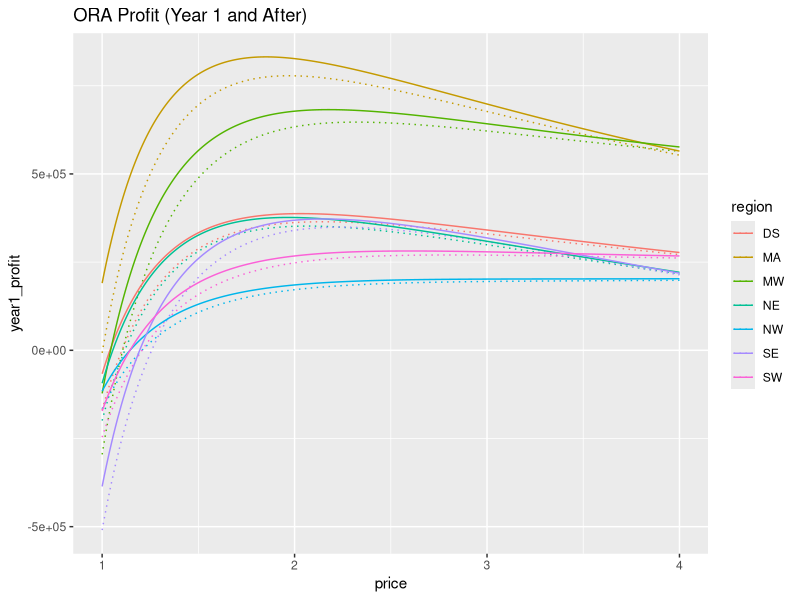
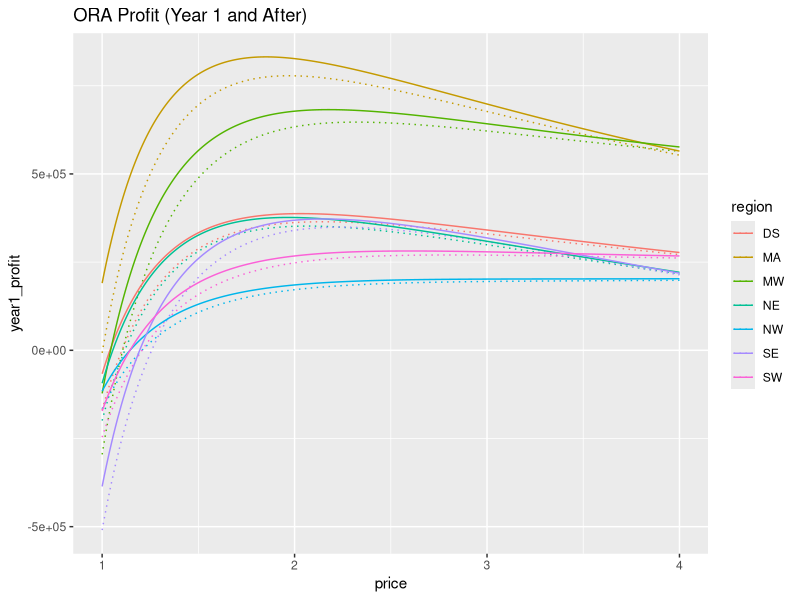

Generate these figures, in order, with R: (Note: this script raises an error after producing the figures.)
library(ggplot2)
library(dplyr)

all.predicted.demands <- read.csv('all_predicted_demands.csv',
    stringsAsFactors=FALSE)
ora.df <- all.predicted.demands[all.predicted.demands$product == 'ORA',]

# ORA
ora.df <- ora.df %>%
    mutate(revenue=2000 * price * predicted_demand,
           weekly_demand = predicted_demand)

s35.grove.dist <- 266
s51.grove.dist <- 967
s59.grove.dist <- 176
s73.grove.dist <- 1470
ora.df$grove_dist <- c(rep(s51.grove.dist, 903),
                       rep(s73.grove.dist, 301),
                       rep(s35.grove.dist, 301),
                       rep(s59.grove.dist, 602))

# We have 301 rows per region (in the order NE, MA, SE, MW, DS, NW, SW)
region.storage <- read.csv('region_storage_dists_opt.csv')
ora.df$storage_dist <- c(rep(479.1429, 301),
                         rep(286.7647, 301),
                         rep(712.1667, 301),
                         rep(368.5909, 301),
                         rep(413.3750, 301),
                         rep(659.1250, 301),
                         rep(659, 301))
ora.df$weekly_transp_cost <- ora.df$weekly_demand *
  (0.22 * ora.df$grove_dist + 1.2 * ora.df$storage_dist)

# Also include cost to buy capacity and maintain necessary
# storage. There's a one-time upgrade cost and an every-year
# maintenance. Divide the one-time cost by 48 to "week-ize" it.
ora.df$weekly_storage_build <- 6000 * ora.df$weekly_demand / 48
ora.df$weekly_storage_maint <- (650 * ora.df$weekly_demand) / 48
# ^ Note that we do not account for the 7.5m * 4 because it will
# be present at every price (add in at end).

# Finally, include the raw material cost (spot purchase of ORA).
# We use our mean belief for each grove's spot purchase price.
# (FLA x 36, FLA x 12, TEX x 12, CAL x 24) is the vectoring.
# Average over months for now, disregarding seasonality -- also,
# no need to factor in exchange rates for now, assume we buy from
# FLA, not FLA / BRA / SPA.

cwd <- getwd()
setwd('..') # move up one directory
mean.raw.price.beliefs <- read.csv(
    'beliefs/raw_price_beliefs_mean.csv')
setwd(cwd)

mean.over.months <- mean.raw.price.beliefs %>%
    group_by(grove) %>%
    summarise(mean_month=mean(price))
ora.df$raw_material_cost <- ora.df$weekly_demand * 2000 * c(
    rep(mean.over.months[mean.over.months$grove == 'FLA', ]$mean_month,
        4 * 301),
    rep(mean.over.months[mean.over.months$grove == 'TEX', ]$mean_month,
        301),
    rep(mean.over.months[mean.over.months$grove == 'CAL', ]$mean_month,
        2 * 301))

# Note: this "profit" is for the first year, actual profit
# should be even higher in later years when we don't have the
# capacity cost.
ora.df$year1_profit <- ora.df$revenue - (ora.df$weekly_transp_cost +
    ora.df$weekly_storage_build + ora.df$weekly_storage_maint +
    ora.df$raw_material_cost)
ora.df$profit <- ora.df$revenue - (ora.df$weekly_transp_cost +
    ora.df$weekly_storage_maint +
    ora.df$raw_material_cost)
ggplot(ora.df, aes(x=price, colour=region)) +
    geom_line(aes(y=year1_profit), linetype='dotted') +
    geom_line(aes(y=profit)) +
    ggtitle('ORA Profit (Year 1 and After)')
ggsave('profit_curves/ora_profit.png', width=10, height=6)

ora.profit.max <- ora.df %>% group_by(region) %>%
    filter(profit == max(profit))
write.csv(ora.profit.max, file='profit_csvs/ora_max_profit.csv',
          quote=FALSE, row.names=FALSE)


# POJ
poj.df <- all.predicted.demands[all.predicted.demands$product == 'POJ',]
poj.df <- poj.df %>%
    mutate(revenue=2000 * price * predicted_demand,
           weekly_demand = predicted_demand)

# Add storage to market distances
poj.df$storage_dist <- c(rep(479.1429, 301),
                         rep(286.7647, 301),
                         rep(712.1667, 301),
                         rep(368.5909, 301),
                         rep(413.3750, 301),
                         rep(659.1250, 301),
                         rep(659, 301))

# Instead of grove to storage, now we have grove to plant and
# plant to storage distances.  We can make similar "efficiency"
# assumptions, where P2->S35, P3->S51, P5->S59, P9->S73.
# We'll ship raw ORA from TEX->P2, CAL->P5, FLA->P3, FLA->P9.

# TEX->P2 = 381
# CAL->P5 = 351
# FLA->P3 = 773
# FLA->P9 = 1528
poj.df$g_p_dist <- c(rep(773, 903),
                     rep(1528, 301),
                     rep(381, 301),
                     rep(351, 602))

# P2 -> S35 = 140
# P3 -> S51 = 317
# P5 -> S59 = 393
# P9 -> S73 = 98
poj.df$p_s_dist <- c(rep(317, 903),
                     rep(98, 301),
                     rep(140, 301),
                     rep(393, 602))

# For tanker car cost, we need to calculate how many tanker
# cars the given demand would require, multiply by its purchase
# cost, and then add the weekly traveling cost.  We'll spread the
# one time purchase cost over weeks by dividing it by 48.
poj.df$num_tanker_cars_needed <- 2 * poj.df$weekly_demand / 30
poj.df$tanker_car_weekly_purchase_cost <- 
    poj.df$num_tanker_cars_needed * 100000 / 48
poj.df$tanker_car_weekly_travel_cost <- 36 *
    0.5 * poj.df$num_tanker_cars_needed * poj.df$p_s_dist
poj.df$tanker_car_weekly_hold_cost <- 10 *
    0.5 * poj.df$num_tanker_cars_needed

poj.df$g_p_weekly_cost <- 0.22 * poj.df$weekly_demand * poj.df$g_p_dist
poj.df$storage_market_weekly_cost <- 1.2 * poj.df$weekly_demand *
    poj.df$storage_dist

# Also include cost to buy capacity and maintain necessary
# processing. There's a one-time upgrade cost and an every-year
# maintenance. Divide the one-time cost by 48 to "week-ize" it.
poj.df$weekly_proc_build <- 8000 * poj.df$weekly_demand / 48
poj.df$weekly_proc_maint <- (2500 * poj.df$weekly_demand) / 48
# Note that we do not add in the $8m * 4 processing maintenance,
# because it will be there for all prices (and we're 2x-counting it
# for the other products)
poj.df$weekly_storage_build <- 6000 * poj.df$weekly_demand / 48
poj.df$weekly_storage_maint <- (650 * poj.df$weekly_demand) / 48

poj.df$manufacturing_cost <- 2000 * poj.df$weekly_demand

# Add in raw material cost
poj.df$raw_material_cost <- poj.df$weekly_demand * 2000 * c(
    rep(mean.over.months[mean.over.months$grove == 'FLA', ]$mean_month,
        4 * 301),
    rep(mean.over.months[mean.over.months$grove == 'TEX', ]$mean_month,
        301),
    rep(mean.over.months[mean.over.months$grove == 'CAL', ]$mean_month,
        2 * 301))


poj.df$year1_profit <- poj.df$revenue - (
    poj.df$tanker_car_weekly_purchase_cost +
    poj.df$tanker_car_weekly_travel_cost +
    poj.df$tanker_car_weekly_hold_cost +
    poj.df$g_p_weekly_cost +
    poj.df$storage_market_weekly_cost +
    poj.df$manufacturing_cost +
    poj.df$weekly_proc_build +
    poj.df$weekly_proc_maint +
    poj.df$raw_material_cost +
    poj.df$weekly_storage_build +
    poj.df$weekly_storage_maint)
poj.df$profit <- poj.df$year1_profit + (
     poj.df$tanker_car_weekly_purchase_cost +
     poj.df$weekly_proc_build +
     poj.df$weekly_storage_build
     )
ggplot(poj.df, aes(x=price, colour=region)) +
    geom_line(aes(y=year1_profit), linetype='dotted') +
    geom_line(aes(y=profit)) +
    ggtitle('POJ Profit (Year 1 and After)')
ggsave('profit_curves/poj_profit.png', width=10, height=6)

poj.profit.max <- poj.df %>% group_by(region) %>%
    filter(profit == max(profit))
write.csv(poj.profit.max, file='profit_csvs/poj_max_profit.csv',
          quote=FALSE, row.names=FALSE)


# ROJ
roj.df <- all.predicted.demands[all.predicted.demands$product == 'ROJ',]
roj.df <- roj.df %>%
    mutate(revenue=2000 * price * predicted_demand,
           weekly_demand = predicted_demand)

# Add storage to market distances
roj.df$storage_dist <- c(rep(479.1429, 301),
                         rep(286.7647, 301),
                         rep(712.1667, 301),
                         rep(368.5909, 301),
                         rep(413.3750, 301),
                         rep(659.1250, 301),
                         rep(659, 301))

# Instead of grove to storage, now we have grove to plant and
# plant to storage distances.  We can make similar "efficiency"
# assumptions, where P2->S35, P3->S51, P5->S59, P9->S73.
# We'll ship raw ORA from TEX->P2, CAL->P5, FLA->P3, FLA->P9.

# TEX->P2 = 381
# CAL->P5 = 351
# FLA->P3 = 773
# FLA->P9 = 1528
roj.df$g_p_dist <- c(rep(773, 903),
                     rep(1528, 301),
                     rep(381, 301),
                     rep(351, 602))

# P2 -> S35 = 140
# P3 -> S51 = 317
# P5 -> S59 = 393
# P9 -> S73 = 98

roj.df$p_s_dist <- c(rep(317, 903),
                     rep(98, 301),
                     rep(140, 301),
                     rep(393, 602))
# For tanker car cost, we need to calculate how many tanker
# cars the given demand would require, multiply by its purchase
# cost, and then add the weekly traveling cost.  We'll spread the
# one time purchase cost over weeks by dividing it by 48.
roj.df$num_tanker_cars_needed <- 2 * roj.df$weekly_demand / 30
roj.df$tanker_car_weekly_purchase_cost <- 
    roj.df$num_tanker_cars_needed * 100000 / 48
roj.df$tanker_car_weekly_travel_cost <- 36 *
    0.5 * roj.df$num_tanker_cars_needed * roj.df$p_s_dist
roj.df$tanker_car_weekly_hold_cost <- 10 *
    0.5 * roj.df$num_tanker_cars_needed

roj.df$g_p_weekly_cost <- 0.22 * roj.df$weekly_demand * roj.df$g_p_dist
roj.df$storage_market_weekly_cost <- 1.2 * roj.df$weekly_demand *
    roj.df$storage_dist

roj.df$weekly_storage_build <- 6000 * roj.df$weekly_demand / 48
roj.df$weekly_storage_maint <- (650 * roj.df$weekly_demand) / 48
roj.df$weekly_proc_build <- 8000 * roj.df$weekly_demand / 48
roj.df$weekly_proc_maint <- (2500 * roj.df$weekly_demand) / 48

# Reconstitution cost
roj.df$reconstitution_cost <- 650 * roj.df$weekly_demand

# Add in raw material cost
roj.df$raw_material_cost <- roj.df$weekly_demand * 2000 * c(
    rep(mean.over.months[mean.over.months$grove == 'FLA', ]$mean_month,
        4 * 301),
    rep(mean.over.months[mean.over.months$grove == 'TEX', ]$mean_month,
        301),
    rep(mean.over.months[mean.over.months$grove == 'CAL', ]$mean_month,
        2 * 301))

# Also, add in manufacturing cost of FCOJ because we need to make
# FCOJ to get ROJ (assume no futures).
roj.df$manufacturing_cost <- 2000 * roj.df$weekly_demand

roj.df$year1_profit <- roj.df$revenue - (
    roj.df$tanker_car_weekly_purchase_cost +
    roj.df$tanker_car_weekly_travel_cost +
    roj.df$tanker_car_weekly_hold_cost +
    roj.df$g_p_weekly_cost +
    roj.df$storage_market_weekly_cost +
    roj.df$manufacturing_cost +
    roj.df$reconstitution_cost +
    roj.df$weekly_proc_build +
    roj.df$weekly_proc_maint +
    roj.df$raw_material_cost +
    roj.df$weekly_storage_build +
    roj.df$weekly_storage_maint)
roj.df$profit <- roj.df$year1_profit + (
     roj.df$tanker_car_weekly_purchase_cost +
     roj.df$weekly_proc_build +
     roj.df$weekly_storage_build
     )
ggplot(roj.df, aes(x=price, y=profit, colour=region)) +
    geom_line(aes(y=year1_profit), linetype='dotted') +
    geom_line(aes(y=profit)) +
    ggtitle('ROJ Profit (Year 1 and After)')
ggsave('profit_curves/roj_profit.png', width=10, height=6)

roj.profit.max <- roj.df %>% group_by(region) %>%
    filter(profit == max(profit))
write.csv(roj.profit.max, file='profit_csvs/roj_max_profit.csv',
          quote=FALSE, row.names=FALSE)


# FCOJ
#### 
# Note this assumes we manufacture the FCOJ
####
fcoj.df <- all.predicted.demands[all.predicted.demands$product == 'FCOJ',]
fcoj.df <- fcoj.df %>%
    mutate(revenue=2000 * price * predicted_demand,
           weekly_demand = predicted_demand)

# Add storage to market distances
fcoj.df$storage_dist <- c(rep(479.1429, 301),
                         rep(286.7647, 301),
                         rep(712.1667, 301),
                         rep(368.5909, 301),
                         rep(413.3750, 301),
                         rep(659.1250, 301),
                         rep(659, 301))

# Instead of grove to storage, now we have grove to plant and
# plant to storage distances.  We can make similar "efficiency"
# assumptions, where P2->S35, P3->S51, P5->S59, P9->S73.
# We'll ship raw ORA from TEX->P2, CAL->P5, FLA->P3, FLA->P9.

# TEX->P2 = 381
# CAL->P5 = 351
# FLA->P3 = 773
# FLA->P9 = 1528
fcoj.df$g_p_dist <- c(rep(773, 903),
                     rep(1528, 301),
                     rep(381, 301),
                     rep(351, 602))

# P2 -> S35 = 140
# P3 -> S51 = 317
# P5 -> S59 = 393
# P9 -> S73 = 98

fcoj.df$p_s_dist <- c(rep(317, 903),
                     rep(98, 301),
                     rep(140, 301),
                     rep(393, 602))
# For tanker car cost, we need to calculate how many tanker
# cars the given demand would require, multiply by its purchase
# cost, and then add the weekly traveling cost.  We'll spread the
# one time purchase cost over weeks by dividing it by 48.
fcoj.df$num_tanker_cars_needed <- fcoj.df$weekly_demand / 30
fcoj.df$tanker_car_weekly_purchase_cost <- 
    fcoj.df$num_tanker_cars_needed * 100000 / 48
fcoj.df$tanker_car_weekly_travel_cost <- 36 *
    fcoj.df$num_tanker_cars_needed * fcoj.df$p_s_dist

fcoj.df$g_p_weekly_cost <- 0.22 * fcoj.df$weekly_demand * fcoj.df$g_p_dist
fcoj.df$storage_market_weekly_cost <- 1.2 * fcoj.df$weekly_demand *
    fcoj.df$storage_dist

fcoj.df$weekly_proc_build <- 8000 * fcoj.df$weekly_demand / 48
fcoj.df$weekly_proc_maint <- (2500 * fcoj.df$weekly_demand) / 48
fcoj.df$weekly_storage_build <- 6000 * fcoj.df$weekly_demand / 48
fcoj.df$weekly_storage_maint <- (650 * fcoj.df$weekly_demand) / 48

fcoj.df$manufacturing_cost <- 2000 * fcoj.df$weekly_demand

fcoj.df$raw_material_cost <- fcoj.df$weekly_demand * 2000 * c(
    rep(mean.over.months[mean.over.months$grove == 'FLA', ]$mean_month,
        4 * 301),
    rep(mean.over.months[mean.over.months$grove == 'TEX', ]$mean_month,
        301),
    rep(mean.over.months[mean.over.months$grove == 'CAL', ]$mean_month,
        2 * 301))

fcoj.df$year1_profit <- fcoj.df$revenue - (fcoj.df$tanker_car_weekly_purchase_cost +
    fcoj.df$tanker_car_weekly_travel_cost +
    fcoj.df$g_p_weekly_cost + fcoj.df$storage_market_weekly_cost +
    fcoj.df$manufacturing_cost +
    fcoj.df$weekly_proc_build +
    fcoj.df$weekly_proc_maint +
    fcoj.df$raw_material_cost +
    fcoj.df$weekly_storage_build +
    fcoj.df$weekly_storage_maint)
fcoj.df$profit <- fcoj.df$year1_profit + fcoj.df$weekly_proc_build +
    fcoj.df$weekly_storage_build
ggplot(fcoj.df, aes(x=price, y=profit, colour=region)) +
    geom_line(aes(y=year1_profit), linetype='dotted') +
    geom_line(aes(y=profit)) +
    ggtitle('FCOJ Profit (Year 1 and After)')
ggsave('profit_curves/fcoj_profit.png', width=10, height=6)

fcoj.profit.max <- fcoj.df %>% group_by(region) %>%
    filter(profit == max(profit))
write.csv(fcoj.profit.max, file='profit_csvs/fcoj_max_profit.csv',
          quote=FALSE, row.names=FALSE)


# Total profit, using FCOJ futures
for (fcoj_future_price in seq(0.6, 1.1, 0.1)) {
    profit <- 48 * (sum(ora.profit.max$profit) + sum(poj.profit.max$profit) +
        sum(roj.profit.max$profit)) +
        (6112246 * 48 - fcoj_future_price * 136000 * 2000) -
        (4 * 7500000 + 4 * 8000000)
    print(profit)
}

sum(ora.profit.max$weekly_demand) + sum(poj.profit.max$weekly_demand) +
    sum(roj.profit.max$weekly_demand)